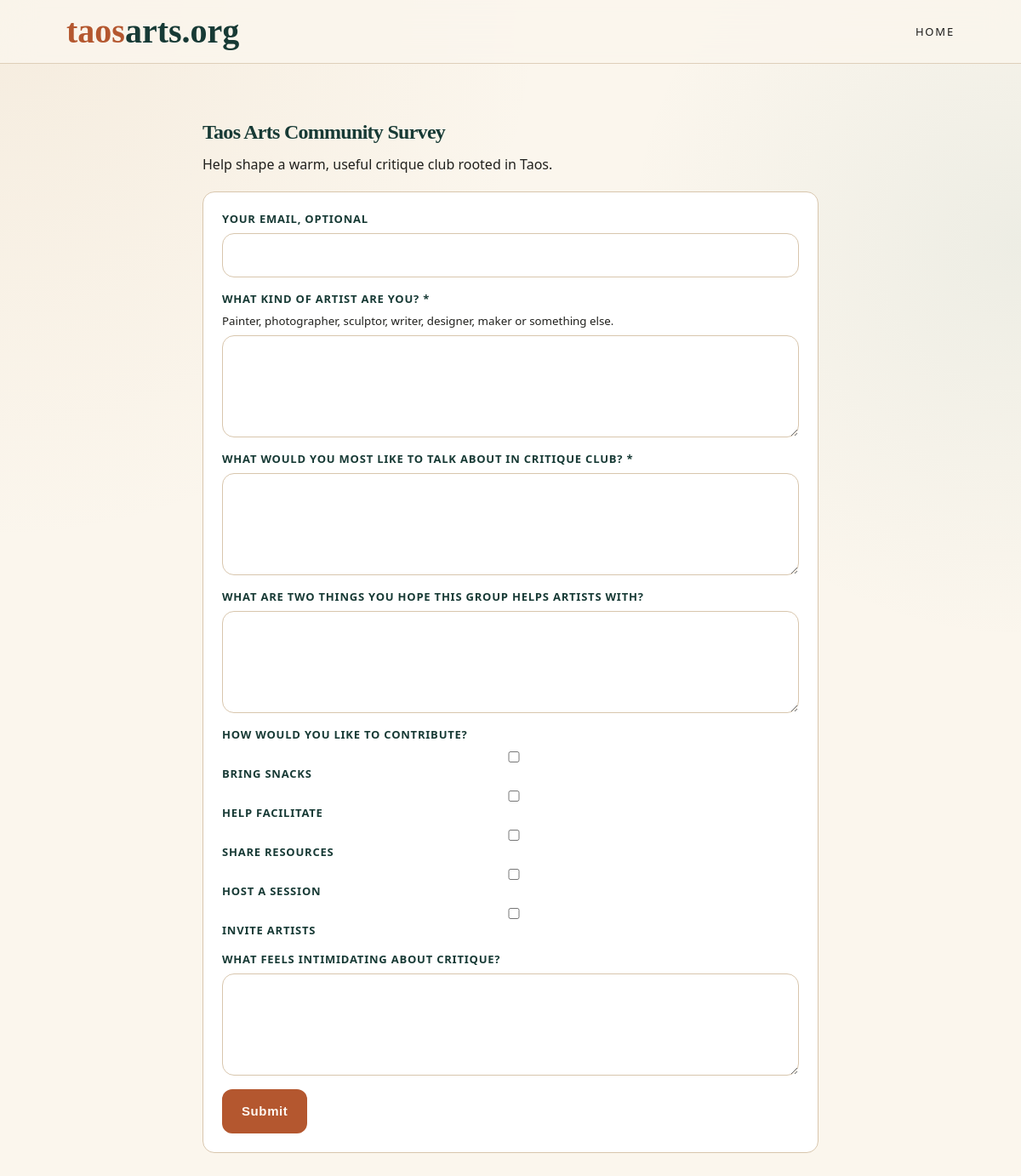
The page /questionnaire.php on the database its author committed.
### tables this page shows
CREATE TABLE questionnaires (
  id INT AUTO_INCREMENT PRIMARY KEY,
  title VARCHAR(190) NOT NULL,
  slug VARCHAR(190) NOT NULL UNIQUE,
  intro TEXT NULL,
  status ENUM('draft','active','closed') NOT NULL DEFAULT 'draft',
  created_at TIMESTAMP DEFAULT CURRENT_TIMESTAMP,
  updated_at TIMESTAMP DEFAULT CURRENT_TIMESTAMP ON UPDATE CURRENT_TIMESTAMP
);

CREATE TABLE questionnaire_questions (
  questionnaire_id INT NOT NULL,
  question_id INT NOT NULL,
  sort_order INT NOT NULL DEFAULT 0,
  is_required TINYINT(1) NOT NULL DEFAULT 0,
  PRIMARY KEY (questionnaire_id, question_id),
  FOREIGN KEY (questionnaire_id) REFERENCES questionnaires(id) ON DELETE CASCADE,
  FOREIGN KEY (question_id) REFERENCES questions(id) ON DELETE CASCADE
);

CREATE TABLE questions (
  id INT AUTO_INCREMENT PRIMARY KEY,
  prompt TEXT NOT NULL,
  help_text TEXT NULL,
  question_type ENUM('text','textarea','email','select','checkbox','radio','number') NOT NULL DEFAULT 'textarea',
  options_json JSON NULL,
  is_active TINYINT(1) NOT NULL DEFAULT 1,
  created_at TIMESTAMP DEFAULT CURRENT_TIMESTAMP,
  updated_at TIMESTAMP DEFAULT CURRENT_TIMESTAMP ON UPDATE CURRENT_TIMESTAMP
);

### includes/functions.php (called while the page is built, shortened)
<?php
function h($value): string { return htmlspecialchars((string)$value, ENT_QUOTES, 'UTF-8'); }

### questionnaire.php (the view)
<?php require_once __DIR__ . '/includes/db.php'; require_once __DIR__ . '/includes/functions.php'; $pdo=db(); $slug=$_GET['slug'] ?? 'community-survey'; $st=$pdo->prepare("SELECT * FROM questionnaires WHERE slug=? AND status='active'"); $st->execute([$slug]); $qnr=$st->fetch(); if(!$qnr) die('Questionnaire not found or closed.'); $st=$pdo->prepare('SELECT q.*, qq.is_required FROM questionnaire_questions qq JOIN questions q ON q.id=qq.question_id WHERE qq.questionnaire_id=? ORDER BY qq.sort_order,q.id'); $st->execute([$qnr['id']]); $questions=$st->fetchAll(); if($_SERVER['REQUEST_METHOD']==='POST'){ $email=filter_var($_POST['responder_email'] ?? '', FILTER_VALIDATE_EMAIL) ?: null; $pdo->prepare('INSERT INTO questionnaire_responses(questionnaire_id,responder_email) VALUES(?,?)')->execute([$qnr['id'],$email]); $rid=$pdo->lastInsertId(); foreach($questions as $q){$answer=$_POST['q_'.$q['id']] ?? ''; if(is_array($answer)) $answer=implode(', ', $answer); $pdo->prepare('INSERT INTO response_answers(response_id,question_id,answer_text) VALUES(?,?,?)')->execute([$rid,$q['id'],$answer]);} redirect('thank-you.php'); } ?><!doctype html><html><head><meta charset="utf-8"><meta name="viewport" content="width=device-width,initial-scale=1"><link rel="stylesheet" href="assets/css/style.css"><title><?=h($qnr['title'])?></title></head><body><header class="site-header"><div class="logo"><span>taos</span>arts.org</div><nav class="nav"><a href="index.php">Home</a></nav></header><section class="section" style="max-width:880px;margin:auto"><h1><?=h($qnr['title'])?></h1><p><?=h($qnr['intro'])?></p><form method="post" class="panel"><div class="form-row"><label>Your email, optional</label><input type="email" name="responder_email"></div><?php foreach($questions as $q): $opts=json_decode($q['options_json'] ?? '[]', true) ?: []; ?><div class="form-row"><label><?=h($q['prompt'])?> <?= $q['is_required']?'*':'' ?></label><?php if($q['help_text']): ?><small><?=h($q['help_text'])?></small><?php endif; ?><?php if($q['question_type']==='textarea'): ?><textarea name="q_<?=$q['id']?>" <?=$q['is_required']?'required':''?>></textarea><?php elseif(in_array($q['question_type'],['select'])): ?><select name="q_<?=$q['id']?>" <?=$q['is_required']?'required':''?>><?php foreach($opts as $o): ?><option><?=h($o)?></option><?php endforeach; ?></select><?php elseif(in_array($q['question_type'],['checkbox','radio'])): ?><?php foreach($opts as $o): ?><label><input type="<?=$q['question_type']?>" name="q_<?=$q['id']?><?= $q['question_type']==='checkbox'?'[]':'' ?>" value="<?=h($o)?>"> <?=h($o)?></label><?php endforeach; ?><?php else: ?><input type="<?=h($q['question_type'])?>" name="q_<?=$q['id']?>" <?=$q['is_required']?'required':''?>><?php endif; ?></div><?php endforeach; ?><button class="btn">Submit</button></form></section></body></html>

### assets/css/style.css (style rules this page uses)
:root { --ink:#173a35; --deep:#102f2b; --clay:#b4572f; --clay-dark:#8f401d; --sand:#efe3cf; --paper:#fbf6ed; --paper-strong:#fffdf8; --line:#d8c6ad; --line-soft:#e7dccd; --muted:#685f54; --sage:#82907f; --shadow:0 18px 50px rgba(28,24,19,.08); --shadow-soft:0 10px 26px rgba(28,24,19,.05); }
* { box-sizing:border-box }
html { scroll-behavior:smooth }
body { margin:0; font-family:"Avenir Next","Gill Sans","Segoe UI",sans-serif; background: radial-gradient(circle at top left, rgba(194,150,94,.10), transparent 34%), radial-gradient(circle at right 20%, rgba(76,132,122,.08), transparent 28%), var(--paper); color:#20201d; overflow-x:hidden; }
h1,h2,h3 { margin:0 0 14px; font-family:"Iowan Old Style","Palatino Linotype","Book Antiqua","Baskerville","Times New Roman",serif; color:var(--ink); line-height:1; letter-spacing:-.03em; }
p { margin:0 0 18px;line-height:1.62 }
a { color:var(--clay);text-decoration:none }
.site-header { position:sticky; top:0; z-index:10; display:flex; justify-content:space-between; align-items:center; gap:28px; padding:18px 6.5%; backdrop-filter:blur(18px); background:rgba(251,246,237,.82); border-bottom:1px solid rgba(216,198,173,.8); }
.logo { font-family:"Iowan Old Style","Palatino Linotype","Book Antiqua","Baskerville","Times New Roman",serif; font-size:40px; color:var(--ink); font-weight:700; line-height:.95; }
.logo span { color:var(--clay) }
.nav { display:flex; align-items:center; gap:28px; }
.nav a { position:relative; color:#1d1d1b; font-size:13px; letter-spacing:.14em; text-transform:uppercase; }
.nav a::after { content:""; position:absolute; left:0; bottom:-10px; width:100%; height:1px; background:var(--clay); transform:scaleX(0); transform-origin:left; transition:transform .2s ease; }
.section { padding:68px 6.5%; }
.btn { display:inline-flex; align-items:center; justify-content:center; min-height:52px; padding:14px 22px; border-radius:12px; border:1px solid transparent; background:var(--clay); color:#fff8f2; font-size:15px; font-weight:700; letter-spacing:.04em; cursor:pointer; transition:transform .18s ease, background .18s ease, border-color .18s ease; }
.form-row { display:grid; gap:8px; margin-bottom:16px; }
label { color:var(--ink); font-size:13px; font-weight:700; letter-spacing:.06em; text-transform:uppercase; }
input,textarea,select { width:100%; padding:14px 16px; border:1px solid var(--line); border-radius:14px; background:rgba(255,255,255,.9); color:#241f1a; font:inherit; }
input::placeholder,textarea::placeholder { color:#8a7f73 }
textarea { min-height:120px }
.panel { background:white; border:1px solid var(--line); border-radius:14px; padding:22px; margin-bottom:22px; }

### rows shown on the page
questionnaires: title "Taos Arts Community Survey", intro "Help shape a warm, useful critique club rooted in Taos."
questionnaire_questions: question.prompt "WHAT KIND OF ARTIST ARE YOU?", question.help_text "Painter, photographer, sculptor, writer, designer, maker or something else."
questionnaire_questions: question.prompt "WHAT WOULD YOU MOST LIKE TO TALK ABOUT IN CRITIQUE CLUB?"
questionnaire_questions: question.prompt "WHAT ARE TWO THINGS YOU HOPE THIS GROUP HELPS ARTISTS WITH?"
questionnaire_questions: question.prompt "HOW WOULD YOU LIKE TO CONTRIBUTE?", question.options_json "BRING SNACKS", question.options_json "HELP FACILITATE", question.options_json "SHARE RESOURCES", question.options_json "HOST A SESSION", question.options_json "INVITE ARTISTS"
questionnaire_questions: question.prompt "WHAT FEELS INTIMIDATING ABOUT CRITIQUE?"
